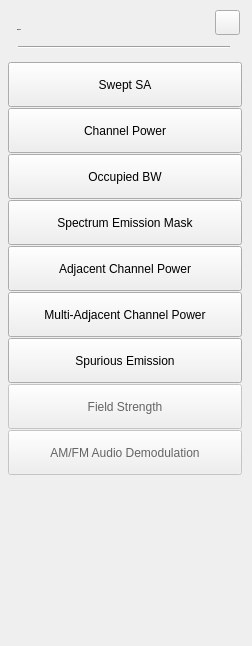
<?xml version="1.0" encoding="UTF-8"?>
<ui version="4.0">
 <class>SA_Dialog_MeasureSetup</class>
 <widget class="QWidget" name="SA_Dialog_MeasureSetup">
  <property name="geometry">
   <rect>
    <x>0</x>
    <y>0</y>
    <width>252</width>
    <height>646</height>
   </rect>
  </property>
  <property name="windowTitle">
   <string>Form</string>
  </property>
  <property name="autoFillBackground">
   <bool>false</bool>
  </property>
  <property name="styleSheet">
   <string notr="true">/*******************indoor**********************/
#SA_Dialog_MeasureSetup[status  =  &quot;indoor&quot;] #widget
{
	background-color:rgba(211,211,211,0.9);
}

#SA_Dialog_MeasureSetup[status  =  &quot;indoor&quot;] QLabel
{
	color:rgb(9, 73, 108);
	background-color:rgba(0,0,0,0);
}

#SA_Dialog_MeasureSetup[status  =  &quot;indoor&quot;] QPushButton
{
	border-style:flat;
	text-align:left;
	padding-left:10px;
}

#SA_Dialog_MeasureSetup[status  =  &quot;indoor&quot;] QPushButton::!checked
{
	font: 13px &quot;Arial&quot;;
	font-weight:normal;
	background-color: rgba(237, 212, 0,0);
}

#SA_Dialog_MeasureSetup[status  =  &quot;indoor&quot;] QPushButton::checked
{
font: 75 13px &quot;Arial&quot;;
font-weight:bold;
background-color: rgb(255,181,0);
}

#SA_Dialog_MeasureSetup[status  =  &quot;indoor&quot;] #lblTitle
{
	font: 75 20px &quot;Arial&quot;;
	color:rgba(46,46,46,1);
	line-height:23px;
	font-weight:bold;
}

#SA_Dialog_MeasureSetup[status  =  &quot;indoor&quot;] #pb_cancel
{
border-style:flat;
background-color:rgba(0,0,0,0);
background-image: url(:/sa/image/btn_close_normal.png);
}

#SA_Dialog_MeasureSetup[status  =  &quot;indoor&quot;] #pb_cancel:pressed
{
background-image: url(:/sa/image/btn_close_click.png);
}

#SA_Dialog_MeasureSetup[status  =  &quot;indoor&quot;] #line
{
	background-color:rgba(46,46,46,1);
}
/*******************outdoor**********************/
#SA_Dialog_MeasureSetup[status  =  &quot;outdoor&quot;] #widget
{
	background-color:rgba(211,211,211,0.9);
}

#SA_Dialog_MeasureSetup[status  =  &quot;outdoor&quot;] QLabel
{
	color:rgb(9, 73, 108);
	background-color:rgba(0,0,0,0);
}

#SA_Dialog_MeasureSetup[status  =  &quot;outdoor&quot;] QPushButton
{
	border-style:flat;
	text-align:left;
	padding-left:10px;
}

#SA_Dialog_MeasureSetup[status  =  &quot;outdoor&quot;] QPushButton::!checked
{
	font: 13px &quot;Arial&quot;;
	font-weight:normal;
	background-color: rgba(237, 212, 0,0);
}

#SA_Dialog_MeasureSetup[status  =  &quot;outdoor&quot;] QPushButton::checked
{
font: 75 13px &quot;Arial&quot;;
font-weight:bold;
background-color: rgb(255,181,0);
}

#SA_Dialog_MeasureSetup[status  =  &quot;outdoor&quot;] #lblTitle
{
	font: 75 20px &quot;Arial&quot;;
	color:rgba(46,46,46,1);
	line-height:23px;
	font-weight:bold;
}

#SA_Dialog_MeasureSetup[status  =  &quot;outdoor&quot;] #pb_cancel
{
border-style:flat;
background-color:rgba(0,0,0,0);
background-image: url(:/sa/image/btn_close_normal.png);
}

#SA_Dialog_MeasureSetup[status  =  &quot;outdoor&quot;] #pb_cancel:pressed
{
background-image: url(:/sa/image/btn_close_click.png);
}

#SA_Dialog_MeasureSetup[status  =  &quot;outdoor&quot;] #line
{
	background-color:rgba(46,46,46,1);
}
/*******************night**********************/
#SA_Dialog_MeasureSetup[status  =  &quot;night&quot;] #widget
{
	background-color:rgba(208,182,139,0.9);
}

#SA_Dialog_MeasureSetup[status  =  &quot;night&quot;] QLabel
{
	color:rgb(9, 73, 108);
	background-color:rgba(0,0,0,0);
}

#SA_Dialog_MeasureSetup[status  =  &quot;night&quot;] QPushButton
{
	border-style:flat;
	text-align:left;
	padding-left:10px;
}

#SA_Dialog_MeasureSetup[status  =  &quot;night&quot;] QPushButton::!checked
{
	font: 13px &quot;Arial&quot;;
	font-weight:normal;
	background-color: rgba(237, 212, 0,0);
}

#SA_Dialog_MeasureSetup[status  =  &quot;night&quot;] QPushButton::checked
{
font: 75 13px &quot;Arial&quot;;
font-weight:bold;
background-color:rgba(251,155,0,1);
}

#SA_Dialog_MeasureSetup[status  =  &quot;night&quot;] #lblTitle
{
	font: 75 20px &quot;Arial&quot;;
	color:rgba(46,46,46,1);
	line-height:23px;
	font-weight:bold;
}

#SA_Dialog_MeasureSetup[status  =  &quot;night&quot;] #pb_cancel
{
border-style:flat;
background-color:rgba(0,0,0,0);
border-image: url(:/sa/image/night/btn_close_normal.png);
}

#SA_Dialog_MeasureSetup[status  =  &quot;night&quot;] #pb_cancel:pressed
{
border-image: url(:/sa/image/night/btn_close_click.png);
}

#SA_Dialog_MeasureSetup[status  =  &quot;night&quot;] #line
{
	background-color:rgba(46,46,46,1);
}</string>
  </property>
  <property name="status" stdset="0">
   <string>indoor</string>
  </property>
  <widget class="QWidget" name="widget" native="true">
   <property name="geometry">
    <rect>
     <x>0</x>
     <y>0</y>
     <width>252</width>
     <height>646</height>
    </rect>
   </property>
   <widget class="QPushButton" name="pb_SpuriousEmssionMask">
    <property name="geometry">
     <rect>
      <x>8</x>
      <y>338</y>
      <width>234</width>
      <height>45</height>
     </rect>
    </property>
    <property name="text">
     <string>Spurious Emission</string>
    </property>
    <property name="checkable">
     <bool>true</bool>
    </property>
    <property name="autoExclusive">
     <bool>true</bool>
    </property>
   </widget>
   <widget class="QPushButton" name="pb_Adjacent">
    <property name="geometry">
     <rect>
      <x>8</x>
      <y>246</y>
      <width>234</width>
      <height>45</height>
     </rect>
    </property>
    <property name="text">
     <string>Adjacent Channel Power</string>
    </property>
    <property name="checkable">
     <bool>true</bool>
    </property>
    <property name="autoExclusive">
     <bool>true</bool>
    </property>
   </widget>
   <widget class="QPushButton" name="pb_AudioDemodulation">
    <property name="enabled">
     <bool>false</bool>
    </property>
    <property name="geometry">
     <rect>
      <x>8</x>
      <y>430</y>
      <width>234</width>
      <height>45</height>
     </rect>
    </property>
    <property name="styleSheet">
     <string notr="true">QPushButton:disabled
{
	color:rgb(100, 100, 100);
}</string>
    </property>
    <property name="text">
     <string>AM/FM Audio Demodulation</string>
    </property>
    <property name="checkable">
     <bool>true</bool>
    </property>
    <property name="autoExclusive">
     <bool>true</bool>
    </property>
   </widget>
   <widget class="QPushButton" name="pb_SpecEmissionMask">
    <property name="geometry">
     <rect>
      <x>8</x>
      <y>200</y>
      <width>234</width>
      <height>45</height>
     </rect>
    </property>
    <property name="text">
     <string>Spectrum Emission Mask</string>
    </property>
    <property name="checkable">
     <bool>true</bool>
    </property>
    <property name="autoExclusive">
     <bool>true</bool>
    </property>
   </widget>
   <widget class="QPushButton" name="pb_FieldStrength">
    <property name="enabled">
     <bool>false</bool>
    </property>
    <property name="geometry">
     <rect>
      <x>8</x>
      <y>384</y>
      <width>234</width>
      <height>45</height>
     </rect>
    </property>
    <property name="styleSheet">
     <string notr="true">QPushButton:disabled
{
	color:rgb(100, 100, 100);
}</string>
    </property>
    <property name="text">
     <string>Field Strength</string>
    </property>
    <property name="checkable">
     <bool>true</bool>
    </property>
    <property name="autoExclusive">
     <bool>true</bool>
    </property>
   </widget>
   <widget class="QPushButton" name="pb_Muti_Adjacent">
    <property name="geometry">
     <rect>
      <x>8</x>
      <y>292</y>
      <width>234</width>
      <height>45</height>
     </rect>
    </property>
    <property name="text">
     <string>Multi-Adjacent Channel Power</string>
    </property>
    <property name="checkable">
     <bool>true</bool>
    </property>
    <property name="autoExclusive">
     <bool>true</bool>
    </property>
   </widget>
   <widget class="QPushButton" name="pb_OccupiedBW">
    <property name="geometry">
     <rect>
      <x>8</x>
      <y>154</y>
      <width>234</width>
      <height>45</height>
     </rect>
    </property>
    <property name="text">
     <string>Occupied BW</string>
    </property>
    <property name="checkable">
     <bool>true</bool>
    </property>
    <property name="autoExclusive">
     <bool>true</bool>
    </property>
   </widget>
   <widget class="Line" name="line">
    <property name="geometry">
     <rect>
      <x>18</x>
      <y>46</y>
      <width>212</width>
      <height>2</height>
     </rect>
    </property>
    <property name="orientation">
     <enum>Qt::Horizontal</enum>
    </property>
   </widget>
   <widget class="QPushButton" name="pb_Spectrum">
    <property name="geometry">
     <rect>
      <x>8</x>
      <y>62</y>
      <width>234</width>
      <height>45</height>
     </rect>
    </property>
    <property name="text">
     <string>Swept SA</string>
    </property>
    <property name="checkable">
     <bool>true</bool>
    </property>
    <property name="checked">
     <bool>false</bool>
    </property>
    <property name="autoExclusive">
     <bool>true</bool>
    </property>
   </widget>
   <widget class="QLabel" name="lblTitle">
    <property name="geometry">
     <rect>
      <x>17</x>
      <y>19</y>
      <width>98</width>
      <height>22</height>
     </rect>
    </property>
    <property name="font">
     <font>
      <family>Arial</family>
      <pointsize>-1</pointsize>
      <weight>75</weight>
      <italic>false</italic>
      <bold>true</bold>
     </font>
    </property>
    <property name="styleSheet">
     <string notr="true"/>
    </property>
    <property name="text">
     <string>Measure</string>
    </property>
   </widget>
   <widget class="QPushButton" name="pb_ChannelPower">
    <property name="geometry">
     <rect>
      <x>8</x>
      <y>108</y>
      <width>234</width>
      <height>45</height>
     </rect>
    </property>
    <property name="text">
     <string>Channel Power</string>
    </property>
    <property name="checkable">
     <bool>true</bool>
    </property>
    <property name="autoExclusive">
     <bool>true</bool>
    </property>
   </widget>
   <widget class="QPushButton" name="pb_cancel">
    <property name="geometry">
     <rect>
      <x>215</x>
      <y>10</y>
      <width>25</width>
      <height>25</height>
     </rect>
    </property>
    <property name="styleSheet">
     <string notr="true"/>
    </property>
    <property name="text">
     <string/>
    </property>
   </widget>
  </widget>
 </widget>
 <resources/>
 <connections/>
</ui>
